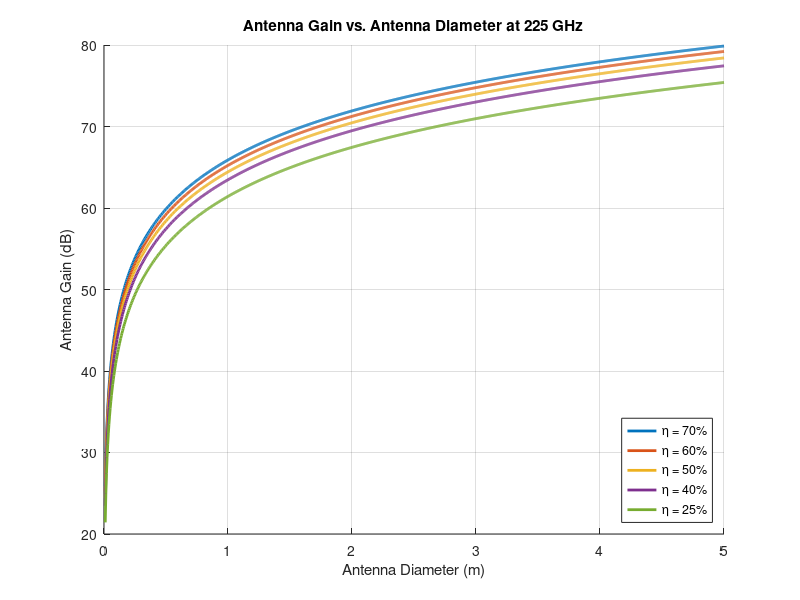

Write the MATLAB code that produced this figure.
% MATLAB script to plot Antenna Gain vs. Antenna Diameter for 225 GHz

clc; clear; close all;

% Given parameters
f = 225e9; % Frequency in Hz
c = 3e8;   % Speed of light in m/s
lambda = c / f; % Wavelength in meters

% Antenna efficiencies to plot
efficiencies = [0.70, 0.60, 0.50, 0.40, 0.25];

% Antenna diameter range (0.01m to 1m)
D = linspace(0.01, 5, 1000); % Diameter values in meters

% Figure setup
figure;
hold on;
grid on;
colors = lines(length(efficiencies)); % Generate different colors for each curve

% Compute and plot gain for each efficiency
for i = 1:length(efficiencies)
    eta = efficiencies(i);
    G = eta .* (pi * D / lambda).^2; % Peak antenna gain (linear scale)
    G_dB = 10 * log10(G); % Convert to dB
    plot(D, G_dB, 'LineWidth', 2, 'Color', colors(i, :), 'DisplayName', sprintf('\\eta = %.0f%%', eta * 100));
end

% Labels and title
xlabel('Antenna Diameter (m)');
ylabel('Antenna Gain (dB)');
title('Antenna Gain vs. Antenna Diameter at 225 GHz');
legend('Location', 'southeast');
hold off;
